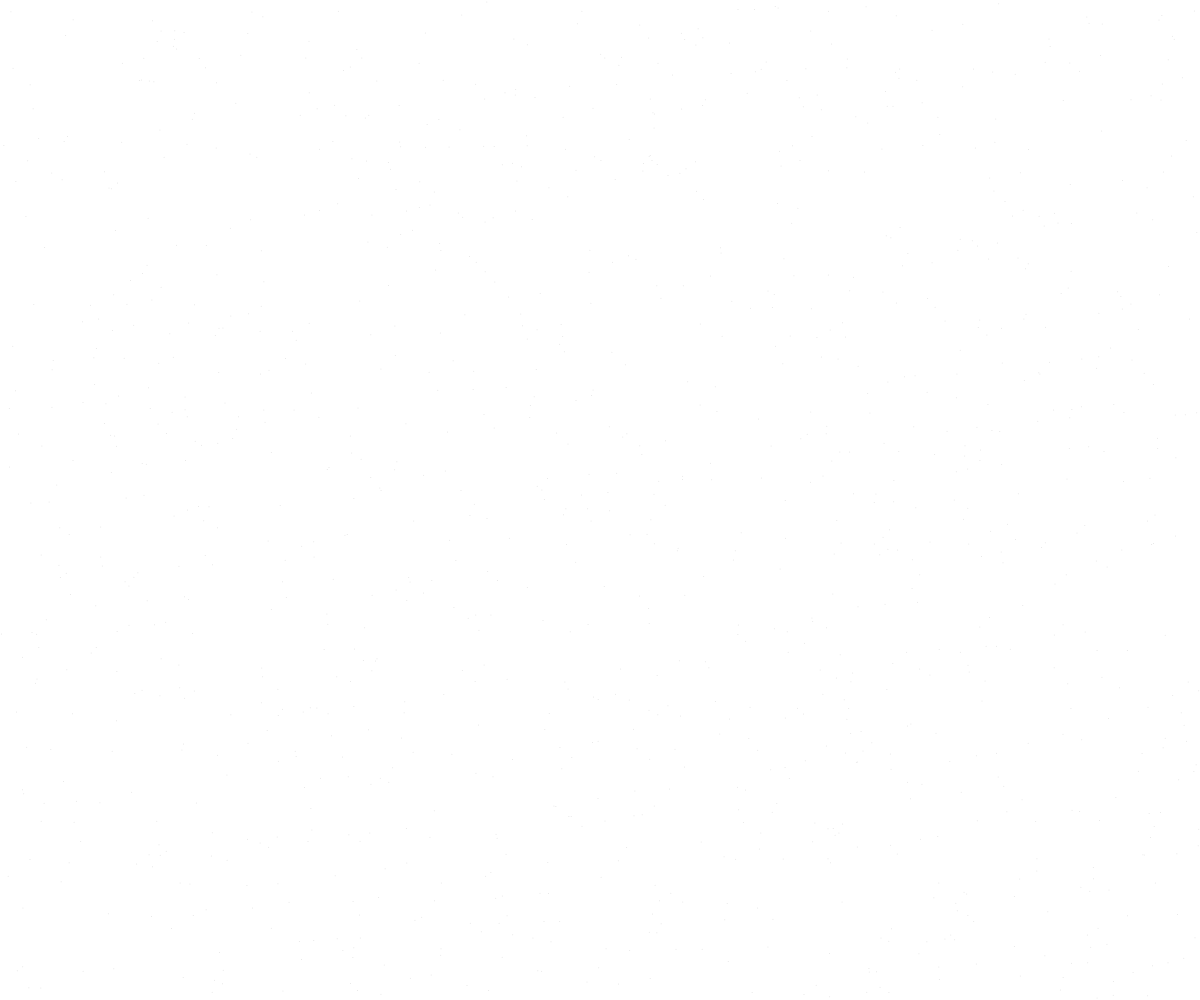
Frame 1 (no input)
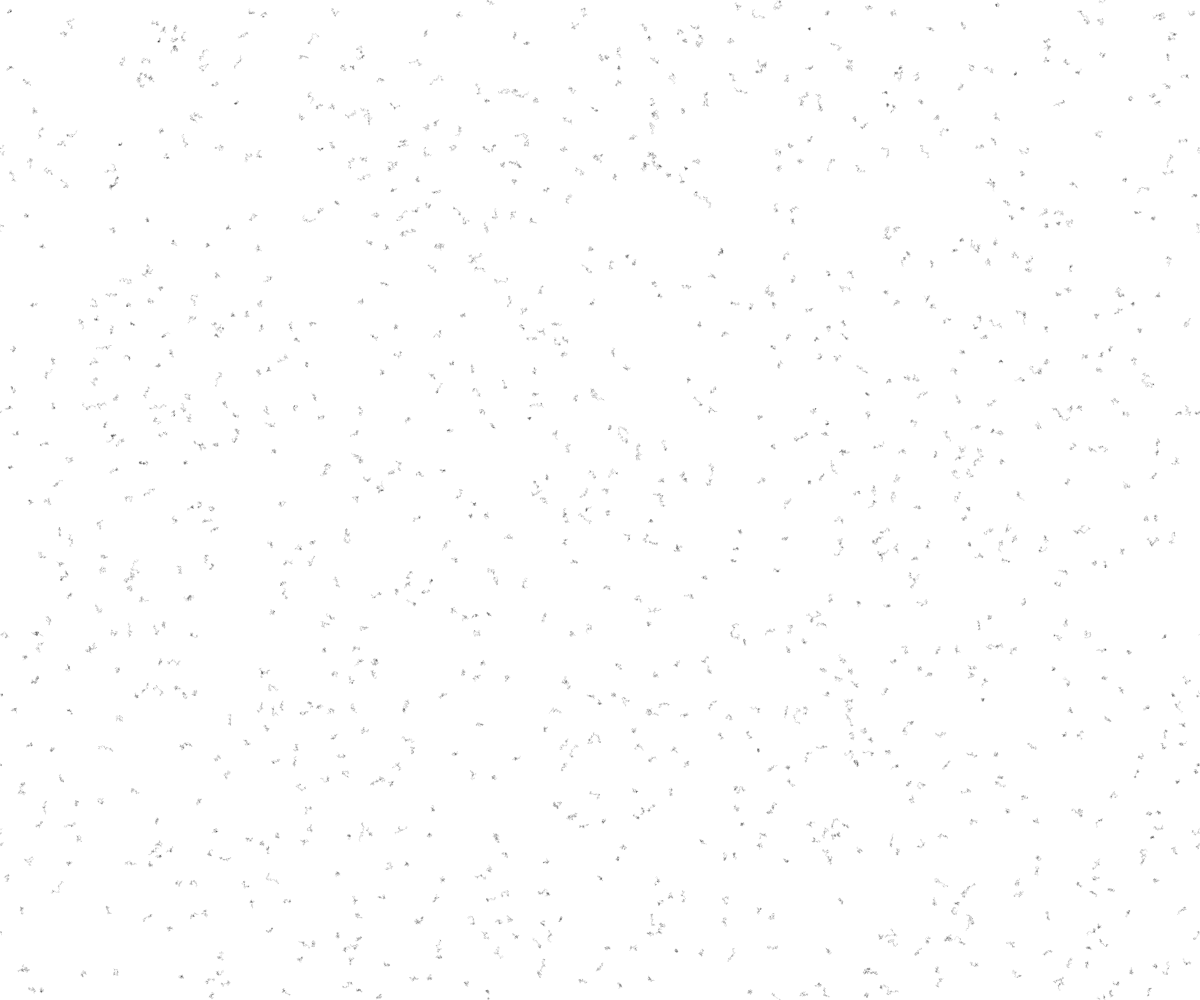
Frame 60 (no input)
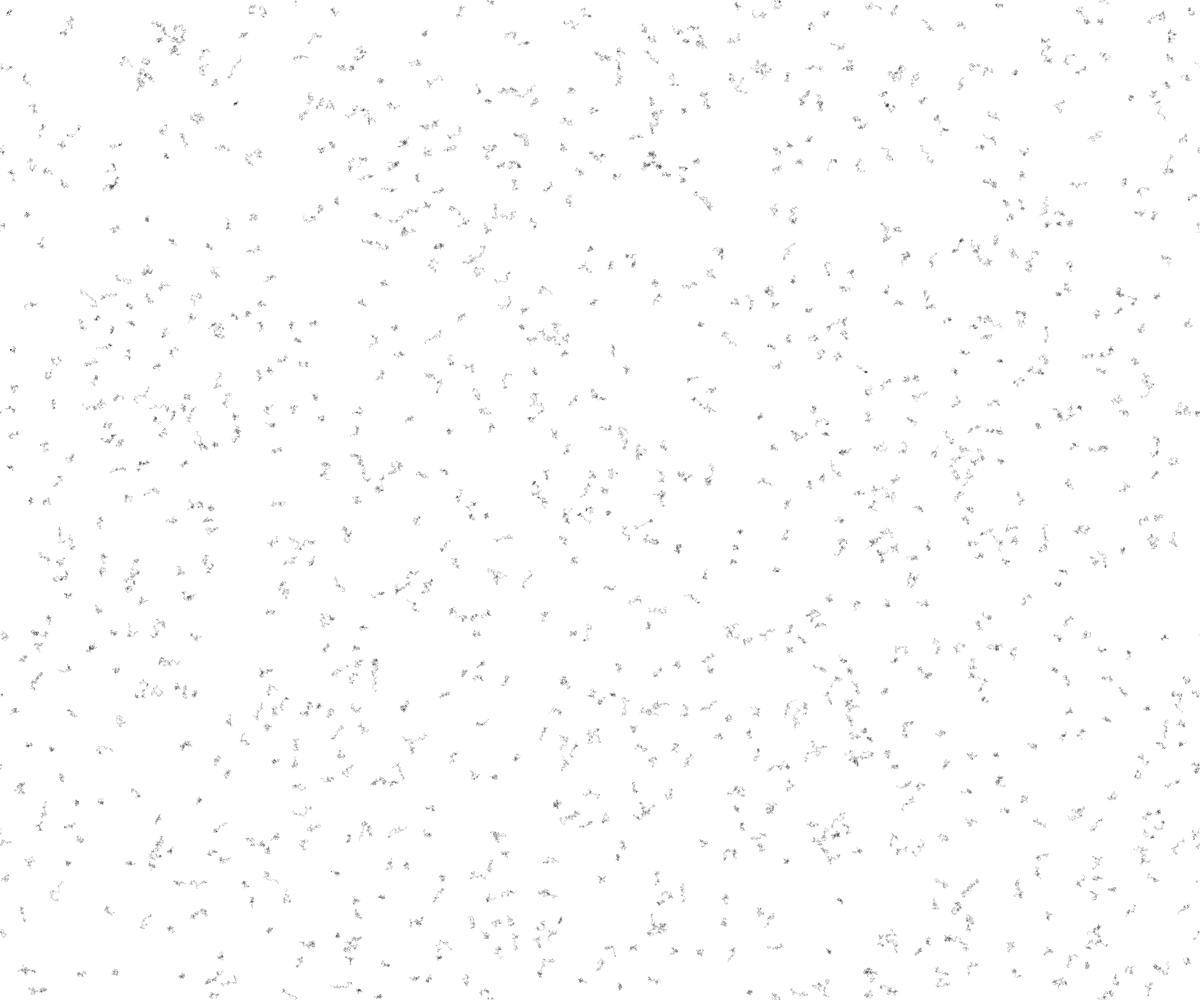
Frame 120 (the mouse pressed at the canvas centre since frame 60)

The p5.js sketch that drew these frames (run headless with seeded random() and noise() and a simulated clock; from frame 60 on, the mouse is pressed at the canvas centre):

// p5.js sketch
// ── sketch.js
let pixelvector = []
let loc

function setup() {
  loc = 0
  createCanvas(windowWidth, windowHeight)
  for (let x = 0; x < width; x++) {
    for (let y = 0; y < height; y++) {
      pixelvector[loc] = createVector(random(-1, 1), random(-1, 1))
      loc++
    }
  }
  for (let i = 0; i < 1200; i++) {
    particules[i] = new Particule()
  }
  background(255, 0)
}

function draw() {
  for (let i = 0; i < particules.length; i++) {
    particules[i].edges()
    particules[i].applyforce()
    particules[i].update()
    particules[i].show()
  }
}

function windowResized() {
  resizeCanvas(windowWidth, windowHeight);
}
// ── particules.js
let particules = []

function Particule() {
  this.pos = createVector(random(1, width), random(1, height))
  this.vel = createVector()
  this.show = function() {
    stroke(0, 30)
    point(this.pos.x, this.pos.y, 1, 1)
  }

  this.update = function() {
    this.pos.add(this.vel)
  }

  this.applyforce = function() {
    let pospixel = round(this.pos.x * this.pos.y)
    this.vel = pixelvector[pospixel].copy()
  }

  this.edges = function() {
    if (this.pos.x > width - 1) {
      this.pos.x = 1
    } else if (this.pos.x < 1) {
      this.pos.x = width - 1
    }
    if (this.pos.y > height - 1) {
      this.pos.y = 1
    } else if (this.pos.y < 1) {
      this.pos.y = height - 1
    }
  }
}
